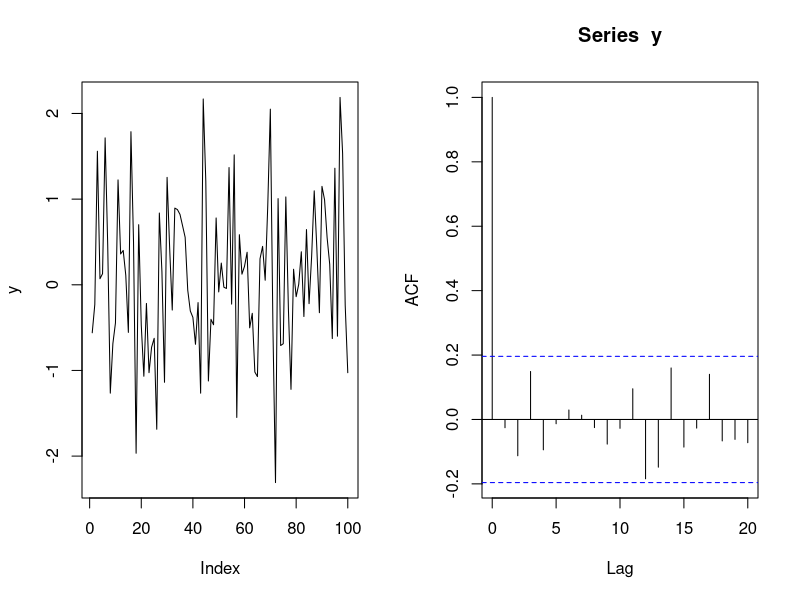
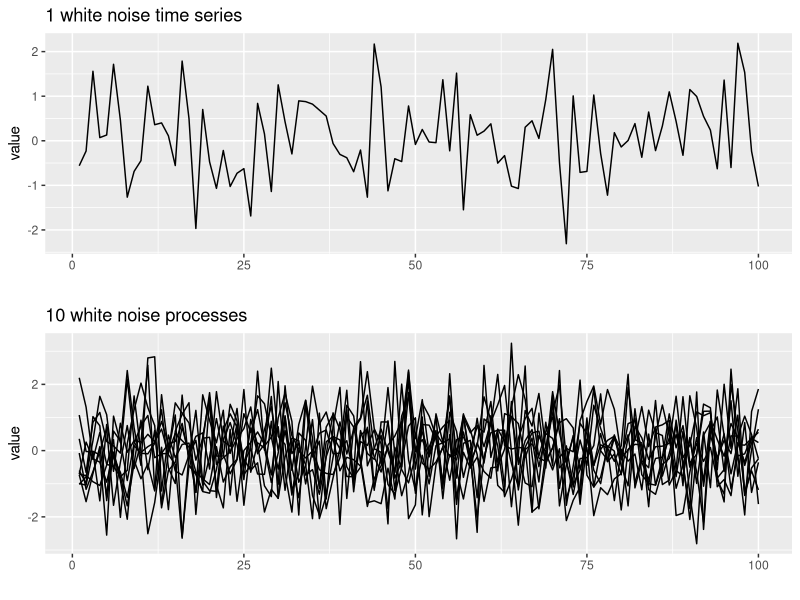
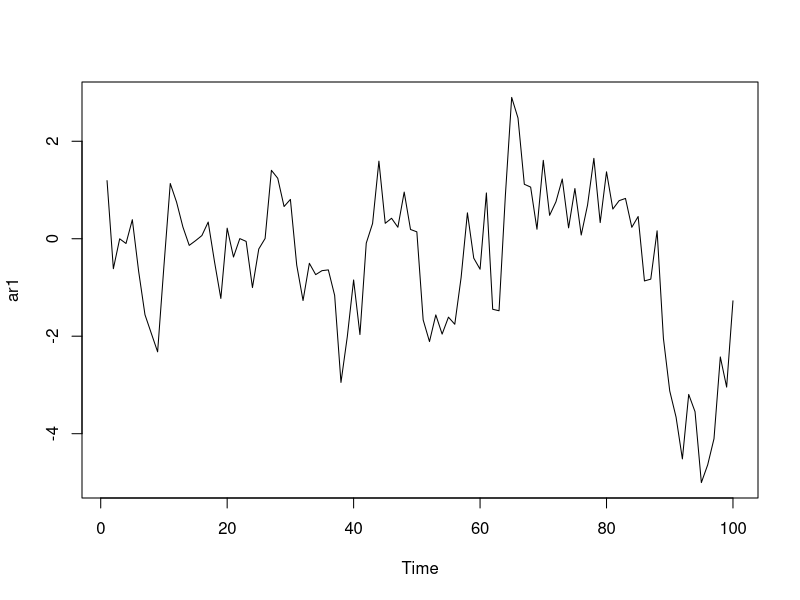
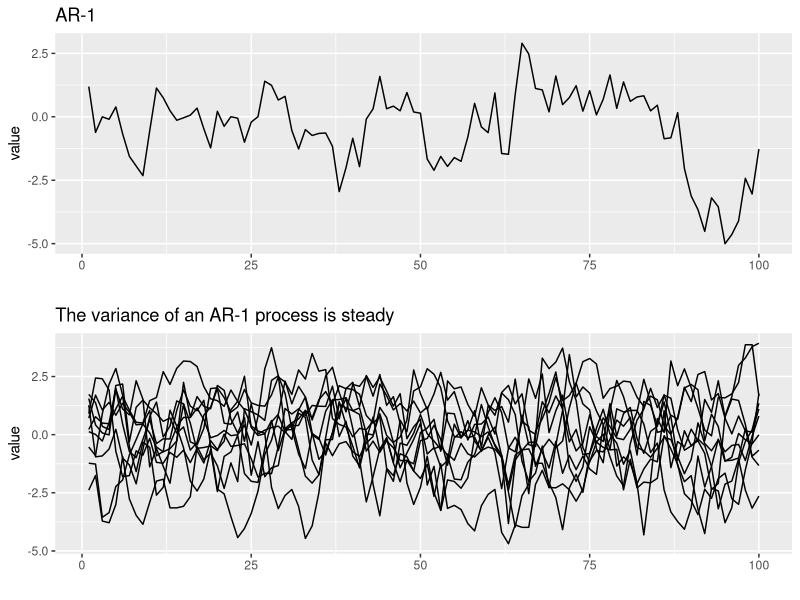
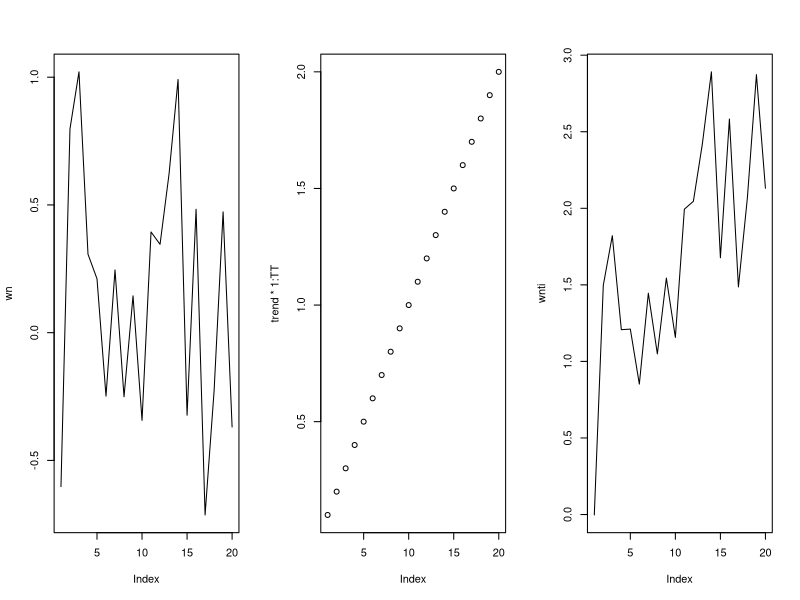
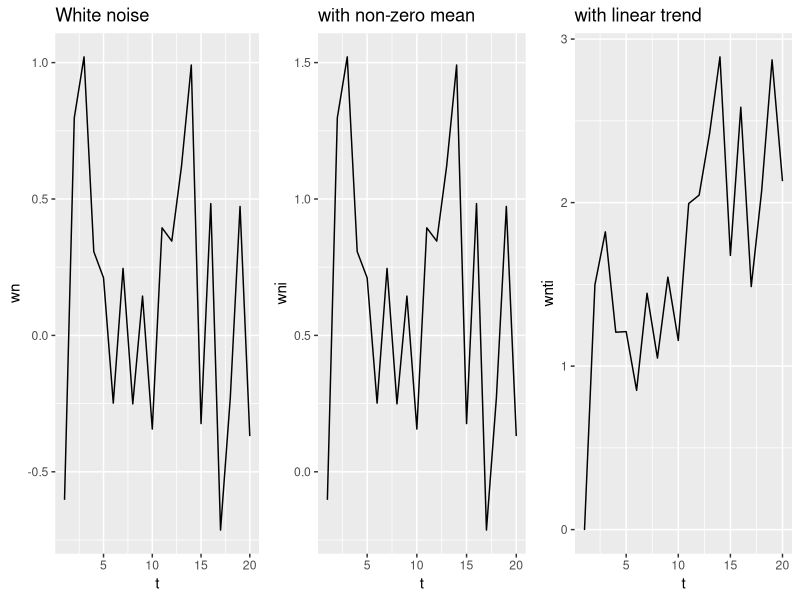
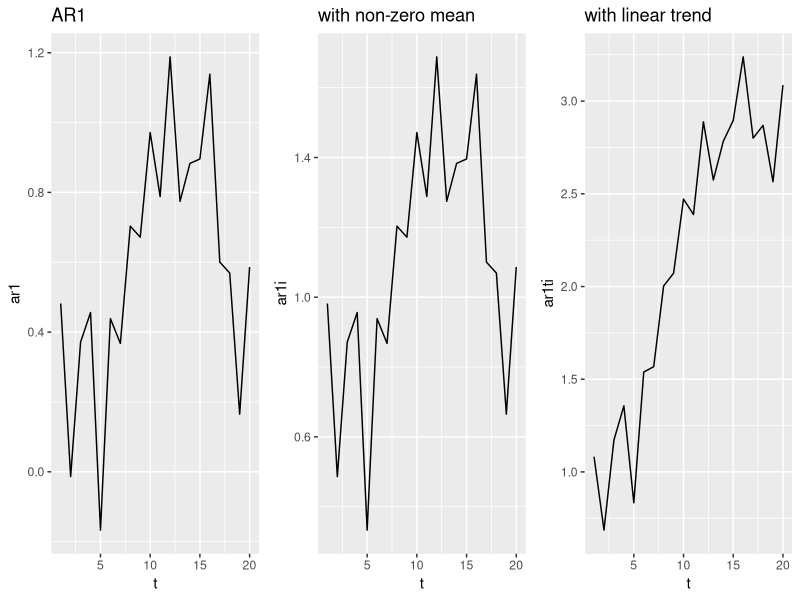

Reproduce these figures in R, in order. (Note: this script raises an error after producing the figures.)
## ----bj-read-data, eval=FALSE--------------------------------------------
## load("landings.RData")
## load("chinook.RData")

## ----bj-load_packages----------------------------------------------------
library(ggplot2)
library(gridExtra)
library(reshape2)
library(tseries)
library(urca)
library(forecast)

## ----bj-set-seed-invisible, echo=FALSE-----------------------------------
set.seed(123)

## ----bj-white-noise------------------------------------------------------
TT <- 100
y <- rnorm(TT, mean=0, sd=1) # 100 random numbers
op <- par(mfrow=c(1,2))
plot(y, type="l")
acf(y)
par(op)

## ----bj-white-noise-ggplot-----------------------------------------------
dat <- data.frame(t=1:TT, y=y)
p1 <- ggplot(dat, aes(x=t, y=y)) + geom_line() + 
  ggtitle("1 white noise time series") + xlab("") + ylab("value")
ys <- matrix(rnorm(TT*10),TT,10)
ys <- data.frame(ys)
ys$id = 1:TT

ys2 <- melt(ys, id.var="id")
p2 <- ggplot(ys2, aes(x=id,y=value,group=variable)) +
  geom_line() + xlab("") + ylab("value") +
  ggtitle("10 white noise processes")
grid.arrange(p1, p2, ncol = 1)

## ----bj-ar1-plot---------------------------------------------------------
theta <- 0.8
nsim <- 10
ar1 <- arima.sim(TT, model=list(ar=theta))
plot(ar1)

## ----bj-ar1-ggplot-------------------------------------------------------
dat <- data.frame(t=1:TT, y=ar1)
p1 <- ggplot(dat, aes(x=t, y=y)) + geom_line() + 
  ggtitle("AR-1") + xlab("") + ylab("value")
ys <- matrix(0,TT,nsim)
for(i in 1:nsim) ys[,i] <- as.vector(arima.sim(TT, model=list(ar=theta)))
ys <- data.frame(ys)
ys$id <- 1:TT

ys2 <- melt(ys, id.var="id")
p2 <- ggplot(ys2, aes(x=id,y=value,group=variable)) +
  geom_line() + xlab("") + ylab("value") +
  ggtitle("The variance of an AR-1 process is steady")
grid.arrange(p1, p2, ncol = 1)

## ----bj-wn-w-linear-trend------------------------------------------------
intercept <- .5
trend <- 0.1
sd <- 0.5
TT <- 20
wn <- rnorm(TT, sd=sd) #white noise
wni <- wn+intercept #white noise witn interept
wnti <- wn + trend*(1:TT) + intercept

## ----bj-wnt-plot---------------------------------------------------------
op <- par(mfrow=c(1,3))
plot(wn, type="l")
plot(trend*1:TT)
plot(wnti, type="l")
par(op)

## ----bj-wnt-ggplot-------------------------------------------------------
dat <- data.frame(t=1:TT, wn=wn, wni=wni, wnti=wnti)
p1 <- ggplot(dat, aes(x=t, y=wn)) + geom_line() + ggtitle("White noise")
p2 <- ggplot(dat, aes(x=t, y=wni)) + geom_line() + ggtitle("with non-zero mean")
p3 <- ggplot(dat, aes(x=t, y=wnti)) + geom_line() + ggtitle("with linear trend")
grid.arrange(p1, p2, p3, ncol = 3)

## ----bj-ar1-trend-plot---------------------------------------------------
beta1 <- 0.8
ar1 <- arima.sim(TT, model=list(ar=beta1), sd=sd)
ar1i <- ar1 + intercept
ar1ti <- ar1 + trend*(1:TT) + intercept
dat <- data.frame(t=1:TT, ar1=ar1, ar1i=ar1i, ar1ti=ar1ti)
p4 <- ggplot(dat, aes(x=t, y=ar1)) + geom_line() + ggtitle("AR1")
p5 <- ggplot(dat, aes(x=t, y=ar1i)) + geom_line() + ggtitle("with non-zero mean")
p6 <- ggplot(dat, aes(x=t, y=ar1ti)) + geom_line() + ggtitle("with linear trend")

grid.arrange(p4, p5, p6, ncol = 3)

## ----bj-anchovy----------------------------------------------------------
anchovy <- subset(landings, Species=="Anchovy" & Year <= 1989)$log.metric.tons
anchovyts <- ts(anchovy, start=1964)

## ----bj-anchovy-plot-----------------------------------------------------
plot(anchovyts, ylab="log catch")

## ----bj-adf-wn-----------------------------------------------------------
TT <- 100
wn <- rnorm(TT) # white noise
tseries::adf.test(wn)

## ----bj-df-wn------------------------------------------------------------
tseries::adf.test(wn, k=0)

## ----bj-adf-wn-trend-----------------------------------------------------
intercept <- 1
wnt <- wn + 1:TT + intercept
tseries::adf.test(wnt)

## ----bj-adf-rw-----------------------------------------------------------
rw <- cumsum(rnorm(TT))
tseries::adf.test(rw)

## ----bj-df-rw------------------------------------------------------------
tseries::adf.test(rw, k=0)

## ----bj-df-anchovy-------------------------------------------------------
tseries::adf.test(anchovyts)

## ----bj-df-wn2-----------------------------------------------------------
wn <- rnorm(TT)
test <- urca::ur.df(wn, type="trend", lags=0)
summary(test)

## ----bj-kpss-wnt---------------------------------------------------------
tseries::kpss.test(wnt, null="Trend")

## ----bj-kpss-wnt-level---------------------------------------------------
tseries::kpss.test(wnt, null="Level")

## ----bj-kpss-anchovy-----------------------------------------------------
kpss.test(anchovyts, null="Trend")

## ----bj-adf-wn-diff------------------------------------------------------
adf.test(diff(rw))
kpss.test(diff(rw))

## ----bj-adf-anchovy-diff-------------------------------------------------
diff1dat <- diff(anchovyts)
adf.test(diff1dat)
kpss.test(diff1dat)

## ----bj-second-diff------------------------------------------------------
diff2dat <- diff(diff1dat)
adf.test(diff2dat)

## ----bj-urdf-test--------------------------------------------------------
k <- trunc((length(diff1dat)-1)^(1/3))
test <- urca::ur.df(diff1dat, type="drift", lags=k)
summary(test)

## ----bj-ndiff------------------------------------------------------------
forecast::ndiffs(anchovyts, test="kpss")
forecast::ndiffs(anchovyts, test="adf")

## ------------------------------------------------------------------------
m <- 1
ar2 <- arima.sim(n=1000, model=list(ar=c(.8,.1))) + m

## ----bj-Arima------------------------------------------------------------
forecast::Arima(ar2, order=c(2,0,0), include.constant=TRUE)

## ----bj-arima------------------------------------------------------------
arima(ar2, order=c(2,0,0), include.mean=TRUE)

## ----bj-arima-sim--------------------------------------------------------
ar1 <- arima.sim(n=100, model=list(ar=c(.8)))+m
forecast::Arima(ar1, order=c(1,0,0), include.constant=TRUE)

## ----bj-arima-sim-2------------------------------------------------------
arma12 = arima.sim(n=100, model=list(ar=c(0.8), ma=c(0.8, 0.2)))+m
forecast::Arima(arma12, order=c(1,0,2), include.constant=TRUE)

## ----bj-arima-sim-miss---------------------------------------------------
ar2miss <- arima.sim(n=100, model=list(ar=c(.8,.1)))
ar2miss[sample(100,50)] <- NA
plot(ar2miss, type="l")
title("many missing values")

## ----bj-Arima-2----------------------------------------------------------
fit <- forecast::Arima(ar2miss, order=c(2,0,0))
fit

## ----bj-plot-Arima-fit-miss----------------------------------------------
plot(ar2miss, type="l")
title("many missing values")
lines(fitted(fit), col="blue")

## ----bj-auto-arima-------------------------------------------------------
forecast::auto.arima(ar2)

## ----bj-auto-arima-miss--------------------------------------------------
forecast::auto.arima(ar2miss)

## ----bj-many-fits, cache=TRUE--------------------------------------------
save.fits <- rep(NA,100)
for(i in 1:100){
  a2 <- arima.sim(n=100, model=list(ar=c(.8,.1)))
  fit <- auto.arima(a2, seasonal=FALSE, max.d=0, max.q=0)
  save.fits[i] <- paste0(fit$arma[1], "-", fit$arma[2])
}
table(save.fits)

## ----bj-auto-arima-trace-------------------------------------------------
forecast::auto.arima(ar2, trace=TRUE)

## ----bj-auto-arima-trace-2-----------------------------------------------
forecast::auto.arima(ar2, trace=TRUE, stepwise=FALSE)

## ----bj-auto-arima-anchovy-----------------------------------------------
fit <- auto.arima(anchovyts)
fit

## ----bj-resid-diagnostics------------------------------------------------
res <- resid(fit)
Box.test(res, type="Ljung-Box", lag=12, fitdf=2)

## ----bj-checkresiduals---------------------------------------------------
forecast::checkresiduals(fit)

## ----bj-forecast-anchovy-------------------------------------------------
fr <- forecast::forecast(fit, h=10)
plot(fr)

## ----bj-ts-chinook-------------------------------------------------------
chinookts <- ts(chinook$log.metric.tons, start=c(1990,1), 
                frequency=12)

## ----bj-plot-chinook-----------------------------------------------------
plot(chinookts)

## ----bj-fit-chinook------------------------------------------------------
traindat <- window(chinookts, c(1990,10), c(1998,12))
testdat <- window(chinookts, c(1999,1), c(1999,12))
fit <- forecast::auto.arima(traindat)
fit

## ----bj-forecast-chinook-------------------------------------------------
fr <- forecast::forecast(fit, h=12)
plot(fr)
points(testdat)

## ----get.another.species-------------------------------------------------
datdf <- subset(landings, Species=="Chub.mackerel" & Year<=1989)
dat <- ts(datdf$log.metric.tons, start=1964)

## ----read_data_prob2-----------------------------------------------------
datdf <- subset(landings, Species=="Anchovy")
dat <- ts(datdf$log.metric.tons, start=1964)

## ----results='hide'------------------------------------------------------
forecast::auto.arima(anchovy, trace=TRUE)

